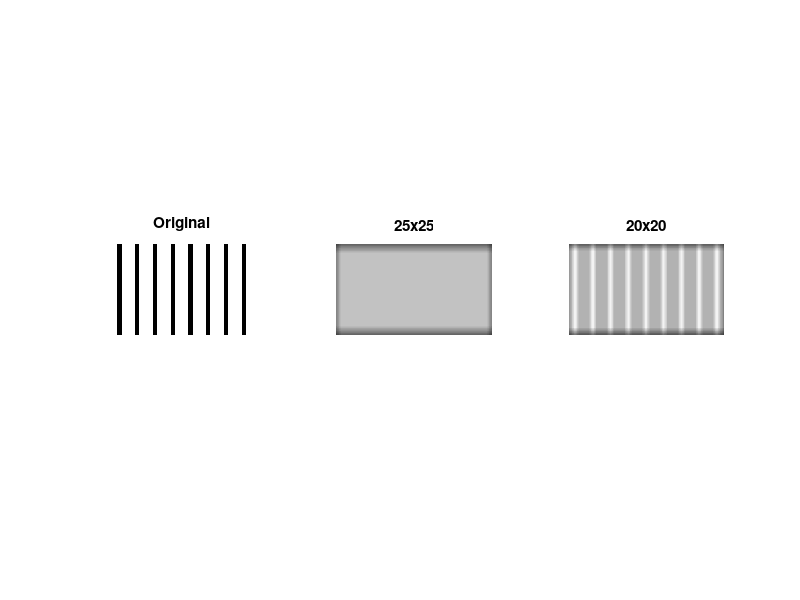

The MATLAB source for this figure:
% Script for Question 2.

% Author: Matthew Knight
% File Name: q2.m
% Date: 2017-10-11

% Create an image with 8 black bars, each with a width of 6 pixels and 
% spacing of 19 pixels betwwen themselves and the image borders. Make the 
% height equal to width. Filter with 25x25 and 20x20

f1 = ones(25)/(25^2);
f2 = ones(20)/(20^2);

A = [];

for i = 1:8
    A = [A ones(1,19)];
    A = [A zeros(1,6)];
end

A = [A ones(1,19)];
for i = 1:7
   A = [A; A]; 
end

B = imfilter(A, f1);
C = imfilter(A, f2);

fig1 = figure;
subplot(1,3,1);
imshow(A);
title('Original')
subplot(1,3,2);
imshow(B);
title('25x25');
subplot(1,3,3);
imshow(C);
title('20x20');